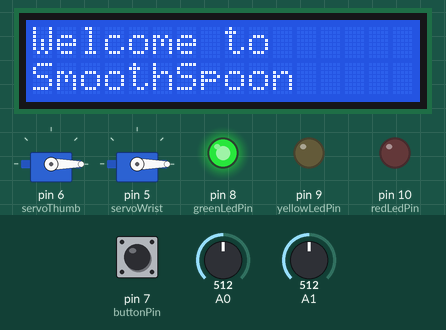
This sketch was run on a simulated Arduino Uno, built with avr-gcc and run on an emulated ATmega328P. Parts: 2 × servo, 16×2 character LCD, output pins drawn as LEDs (lit = HIGH). Inputs (shaded band) come from the test bench; at power-on: pin 7 (buttonPin) HIGH, A1 = 512, A0 = 512.

Above: at 1.2 s.
1.3 s: pin 7 (buttonPin) pulled LOW for 0.15 s
At 2.9 s:
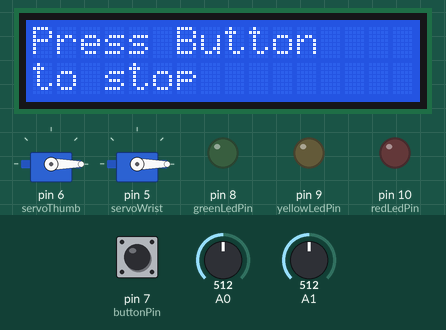
4.4 s: pin 7 (buttonPin) pulled LOW for 1 s
At 6.2 s:
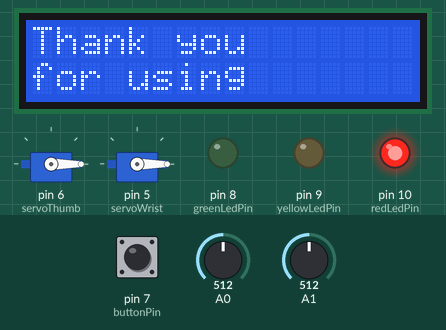
8.4 s: pin 7 (buttonPin) pulled LOW for 0.15 s
At 11.1 s:
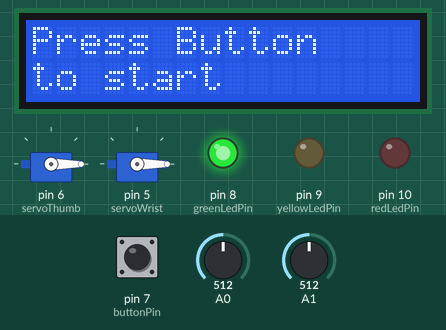
11.5 s: A1 set to 306
At 14.2 s:
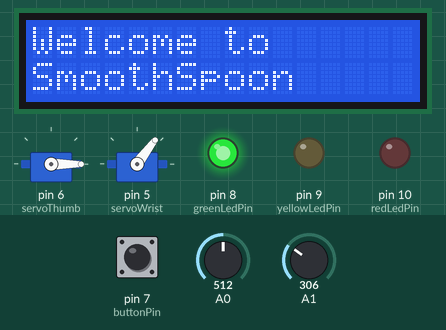
14.5 s: A0 set to 122
At 15.9 s:
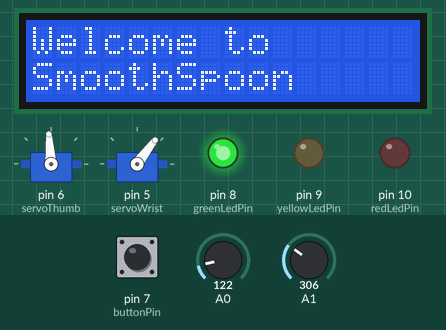
17.0 s: A0 set to 0
At 19.5 s:
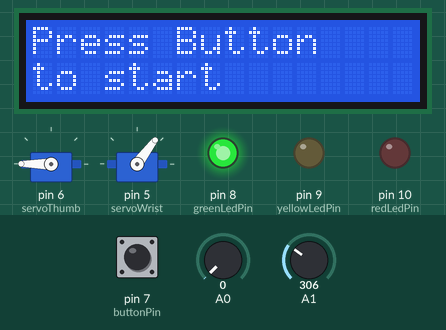
Timing chart, 0 to 19.8 s (numbered marks = the images above; inputs shaded):
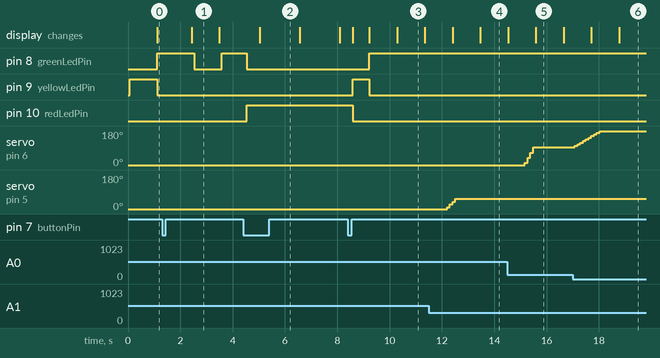

The sketch:

SmoothSpoon.ino
```cpp
#include <Servo.h>
#include <LiquidCrystal.h>

int sensorThumb, sensorWrist = 0;
Servo servoThumb, servoWrist;
const int x = 10;
int thumbValues[x], wristValues[x];
int index = 0;
LiquidCrystal lcd(13, 2, 3, 4, 11, 12);
int screen = 1;
const long interval = 1000;
unsigned long previousMillis = 0;
bool showWelcome = true; // Flag to track the welcome screen
bool loading = true; // Flag to track loading state
const int buttonPin = 7;
int buttonState = LOW;
int lastButtonState = LOW;
bool buttonPressed = false; // Flag to track if button is pressed
int redLedPin = 10;
int yellowLedPin = 9;
int greenLedPin = 8;
bool showGreenPin = true;
bool showWorking = true;
int flashState = 0;

double average(int a[], int n)
{
    // Find sum of array element
    int sum = 0;
    for (int i = 0; i < n; i++)
        sum += a[i];

    return (double)sum / n;
}

void setup()
{
    pinMode(A0, INPUT);
    pinMode(A1, INPUT);
    pinMode(buttonPin, INPUT); // Change button pin mode to INPUT
    pinMode(8, OUTPUT);
    pinMode(9 ,OUTPUT);
    pinMode(10 ,OUTPUT);
    servoThumb.attach(6);
    servoThumb.write(0);
    servoWrist.attach(5);
    servoWrist.write(0);
    lcd.begin(16, 2);
}

void loop()
{
    // Get sensor data
    sensorThumb = analogRead(A0);
    sensorWrist = analogRead(A1);

    if (index >= x)
    {
        index = 0;
    }
    thumbValues[index] = 90 - (sensorThumb - 128) * 0.71;
    wristValues[index] = 180 - (sensorWrist - 128) * 0.71;


    // Debugging data
    Serial.print("Thumb flex = ");
    Serial.println(sensorThumb);
    Serial.print("Wrist flex = ");
    Serial.println(sensorWrist);
    Serial.println(""); // Empty line for clarity

    double thumbAvg = average(thumbValues, x);
    double wristAvg = average(wristValues, x);

    servoThumb.write(thumbAvg);
    servoWrist.write(wristAvg);

    unsigned long currentMillis = millis(); // Get the current time

    if (screen == 1)
    {
        if (loading)
        {
            digitalWrite(redLedPin, LOW);
            digitalWrite(yellowLedPin, HIGH);
            digitalWrite(greenLedPin, LOW);
            lcd.clear();
            lcd.write("Loading...");
            if (currentMillis - previousMillis >= 1000) // Display loading for 1 second
            {
                loading = false;
                previousMillis = currentMillis;
            }
        }
        else
        {
            digitalWrite(redLedPin, LOW);
            digitalWrite(yellowLedPin, LOW);
            digitalWrite(greenLedPin, HIGH);
            if (showWelcome)
            {
                lcd.clear();
                lcd.write("Welcome to");
                lcd.setCursor(0, 1);
                lcd.write("SmoothSpoon");
            }
            else
            {
                lcd.clear();
                lcd.write("Press Button");
                lcd.setCursor(0, 1);
                lcd.write("to start");
            }
        }

        // Check for button press
        buttonState = digitalRead(buttonPin);
        if (buttonState == LOW && lastButtonState == HIGH)
        {
            buttonPressed = true; // Set button pressed flag
        }

        lastButtonState = buttonState;

        if (buttonPressed) { // If button is pressed, switch to the next screen
            delay(1000); // Delay before switching to the next screen
            screen++;
            loading = true; // Reset loading flag
        }
        else
        {
            if (!loading)
            {
                if (currentMillis - previousMillis >= 1000) // Flash every 1 second
                {
                    showWelcome = !showWelcome; // Toggle the welcome screen
                    previousMillis = currentMillis;
                }
            }
        }
    }
    else if (screen == 2)
    {
      if (showGreenPin)
      {
        digitalWrite(redLedPin, LOW);
        digitalWrite(yellowLedPin, LOW);
        digitalWrite(greenLedPin, HIGH);
      }
      else
      {
        digitalWrite(redLedPin, LOW);
        digitalWrite(yellowLedPin, LOW);
        digitalWrite(greenLedPin, LOW);
      }

      if (currentMillis - previousMillis >= 1000) // Flash every 1 second
      {
        showGreenPin = !showGreenPin;
        showWorking = !showWorking;
        previousMillis = currentMillis;
      }

      if (showWorking)
      {
        lcd.clear();
        lcd.write("Working...");
      }
      else
      {
        lcd.clear();
        lcd.write("Press Button");
        lcd.setCursor(0, 1);
        lcd.write("to stop");
      }

      buttonState = digitalRead(buttonPin);
      if (buttonState == LOW && lastButtonState == HIGH)
      {
        screen++;
        lastButtonState = LOW;
      }

      lastButtonState = buttonState;
    }
    else if (screen == 3)
    {
        digitalWrite(redLedPin, HIGH);
        digitalWrite(yellowLedPin, LOW);
        digitalWrite(greenLedPin, LOW);

        // Flashing text between "Thank you for using", "SmoothSpoon", and "Press Button to restart"
        if (currentMillis - previousMillis >= 1500) // Flash every 1.5 second
        {
            lcd.clear();
            switch (flashState)
            {
                case 0:
                    lcd.write("Thank you");
                    lcd.setCursor(0, 1);
                    lcd.write("for using");
                    break;
                case 1:
                    lcd.write("SmoothSpoon");
                    break;
                case 2:
                    lcd.write("Press Button");
                    lcd.setCursor(0, 1);
                    lcd.write("to restart");
                    break;
            }
            flashState = (flashState + 1) % 3; // Cycle through the states
            previousMillis = currentMillis;
        }

        buttonState = digitalRead(buttonPin);
        if (buttonState == LOW && lastButtonState == HIGH)
        {
          screen = 1;
          buttonPressed = false;
          lastButtonState = LOW;
        }

        lastButtonState = buttonState;
    }

    index += 1;
    delay(100); // Update delay in milliseconds
}
```

Measured:
- after the input at 1.3 s, pin 8 (greenLedPin): HIGH → LOW after 1.2 s, → HIGH 1.1 s later; the display: changes after 1.1 s (image 1)
- after the input at 4.4 s, pin 10 (redLedPin): LOW → HIGH after 0.13 s; the display: changes after 0.64 s (image 2)
- after the input at 8.4 s, pin 8 (greenLedPin): LOW → HIGH after 0.82 s; pin 9 (yellowLedPin): LOW → HIGH after 0.19 s, → LOW 0.63 s later; pin 10 (redLedPin): HIGH → LOW after 0.19 s; the display: first changes after 0.19 s (image 3 shows a later state)
- after the input at 11.5 s, servo on pin 5 (servoWrist): 0° → 9° after 0.70 s, → 24° 0.11 s later, → 38° 0.11 s later, → 53° 0.11 s later
- after the input at 14.5 s, servo on pin 6 (servoThumb): 0° → 11° after 0.67 s, → 38° 0.11 s later, → 66° 0.11 s later, → 94° 0.11 s later
- after the input at 17.0 s, servo on pin 6 (servoThumb): moves from 94° to 180° over 0.95 s, starting after 0.08 s
- what the display in image 1 shows lasts 1.1 s, from 2.4 s to 3.5 s
